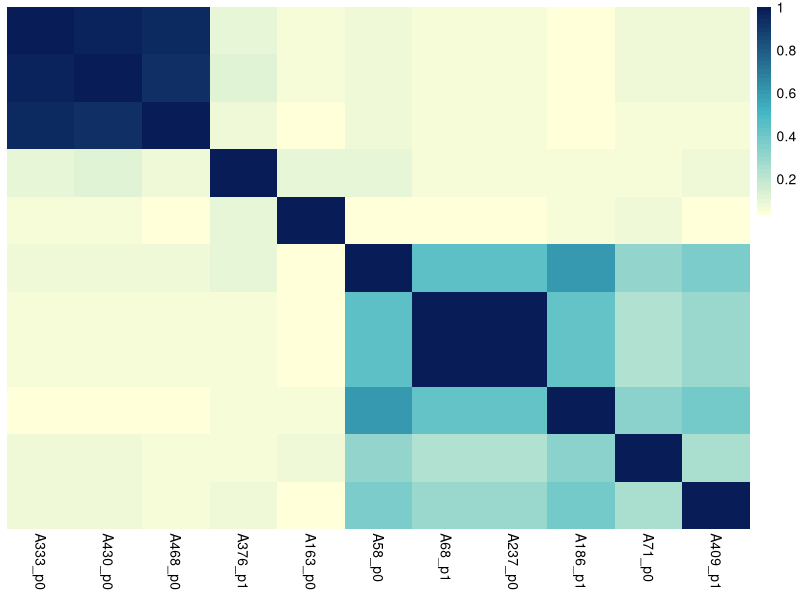

The R script that drew this image:
library("pheatmap")
rm(list=ls())
mash <- read.csv("distances.csv", header=TRUE,row.names = 1)
mash <- as.matrix(mash)
pheatmap(mash,border=FALSE,show_rownames=F,cluster_row = F, cluster_col = F, 
         color = colorRampPalette(c("#FFFFD9", "#42B6C4", "#081D58"))(50))
